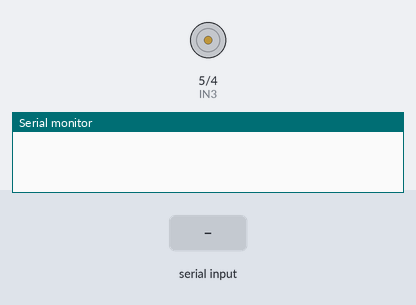
Bench run of a sketch on a simulated Arduino Uno, built with avr-gcc and run on an emulated ATmega328P. Parts: motor-driver pin pairs drawn as motors (green arrow = first pin HIGH = forward, orange = second pin HIGH = backward, longer = more drive, scaled by the enable pin), the last lines printed to the serial monitor. The inputs (shaded band) are chosen by the test bench.

Above: at 1.2 s.
1.3 s: "R90\n" received over Serial
3.1 s: "<" received over Serial
At 4.0 s:
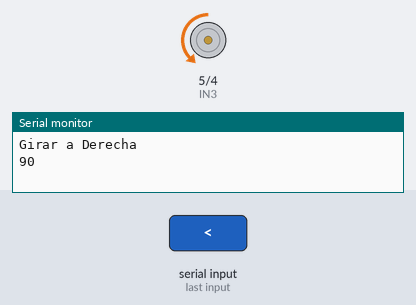
4.6 s: "L90\n" received over Serial
At 5.4 s:
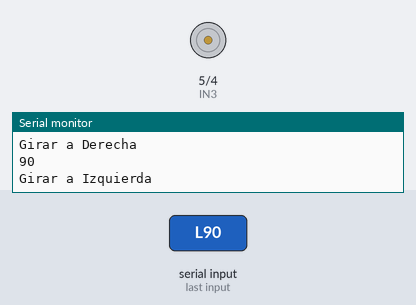
6.4 s: "<" received over Serial
At 7.6 s:
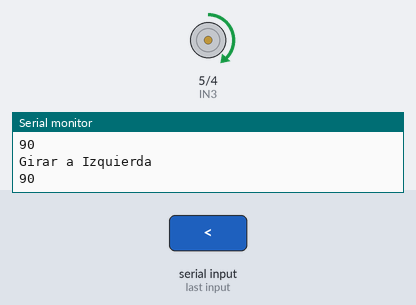
7.9 s: "R,45\n" received over Serial
At 9.1 s:
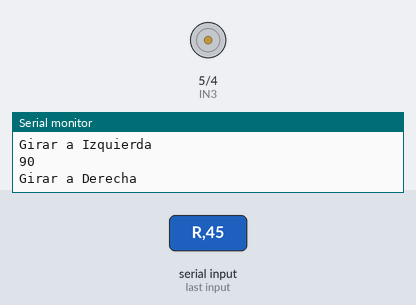
9.7 s: "L,45\n" received over Serial
Timing chart, 0 to 12.5 s (numbered marks = the images above; inputs shaded):
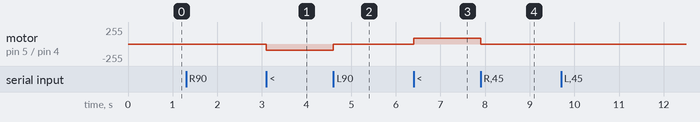

Measured:
- after the input at 3.1 s, motor on pin 5 (IN3) / pin 4 (IN4): stopped → backward 90/255 at once
- after the input at 4.6 s, motor on pin 5 (IN3) / pin 4 (IN4): backward 90/255 → stopped at once
- after the input at 6.4 s, motor on pin 5 (IN3) / pin 4 (IN4): stopped → forward 90/255 at once
- after the input at 7.9 s, motor on pin 5 (IN3) / pin 4 (IN4): forward 90/255 → stopped at once

The sketch:

motor_cc_PWM_Consola.ino
```cpp
int IN3 = 5;
int IN4 = 4;
int ENB = 3;    // ENB conectada al pin 3 de Arduino
int option;
int value;
int value_fin;

void setup()
{
  pinMode (IN4, OUTPUT);    // Input4 conectada al pin 4
  pinMode (IN3, OUTPUT);    // Input3 conectada al pin 5
  pinMode (ENB, OUTPUT);
  Serial.begin(9600);
}
void loop()
{
  //si existe datos disponibles los leemos
  if (Serial.available() > 0) {
    //leemos la opcion enviada
    option = Serial.read();
    if (option == 'S') { //Si nos mandan S Parar
      Serial.println("Orden de parada");
      analogWrite(ENB, 0);
    }
    if (option == 'R') { //Girar a Derecha
      Serial.println("Girar a Derecha");
      analogWrite(ENB, 0); //Parar
      delay(300);         //Espera
      digitalWrite (IN4, HIGH);
      digitalWrite (IN3, LOW);
    }
    if (option == 'L') { //Girar a Izquierda
      Serial.println("Girar a Izquierda");
      analogWrite(ENB, 0); //Parar
      delay(300);         //Espera
      digitalWrite (IN4, LOW);
      digitalWrite (IN3, HIGH);
    }
    if (option >= '0' && option <= '9') {
      value = (value * 10) + (option - '0');
    }
    if (option == '<') {
      value_fin = value;
      Serial.println(value_fin);
      analogWrite(ENB, value_fin); //Girar a Velocidad Introducida
      value = 0;
    }
  }


}
```
